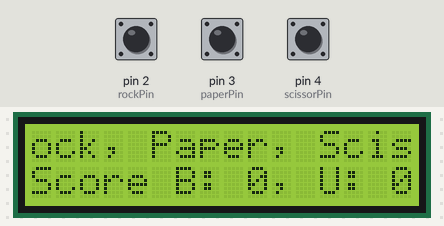
Simulated run of this sketch. Board: Arduino Uno, built with avr-gcc and run on an emulated ATmega328P. Parts: 16×2 character LCD. Inputs (shaded band) come from the test bench; at power-on: pin 2 (rockPin) HIGH, pin 3 (paperPin) HIGH, pin 4 (scissorPin) HIGH. Random numbers use the default seed unless the sketch sets one.

Above: at 1.2 s.
1.3 s: pin 2 (rockPin) pulled LOW for 0.15 s
At 3.5 s:
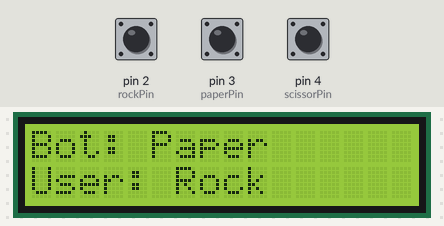
4.4 s: pin 3 (paperPin) pulled LOW for 3.2 s
At 9.0 s:
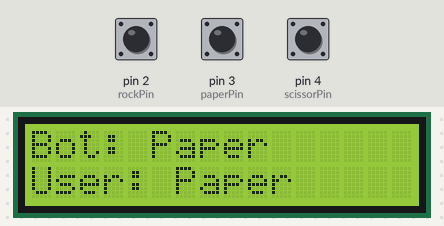
10.6 s: pin 4 (scissorPin) pulled LOW for 0.15 s
At 11.9 s:
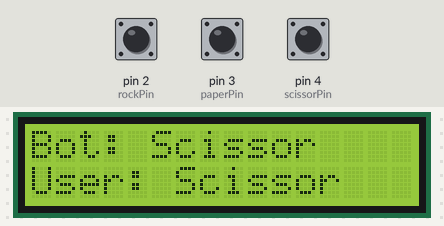
13.7 s: pin 3 (paperPin) pulled LOW for 0.15 s
At 14.8 s:
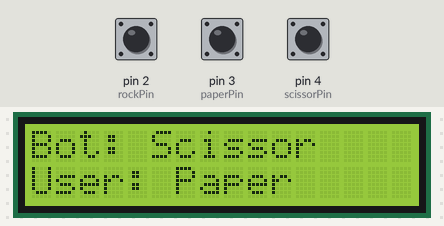
16.8 s: pin 4 (scissorPin) pulled LOW for 3.2 s
At 21.6 s:
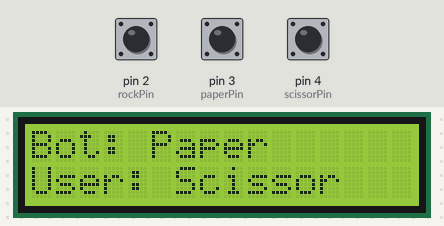
23.0 s: pin 2 (rockPin) pulled LOW for 3.2 s
At 28.1 s:
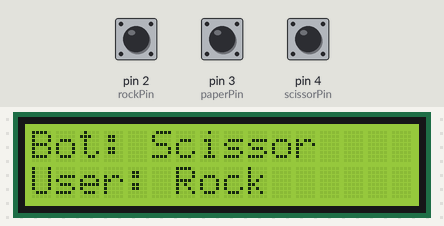
Timing chart, 0 to 29.6 s (numbered marks = the images above; inputs shaded):
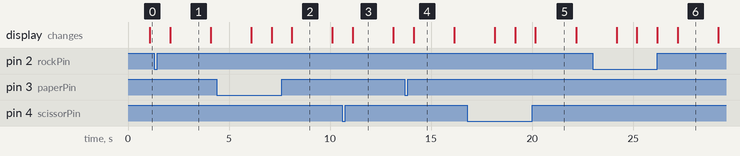

The sketch:

rock-paper-scissors.ino
```cpp
#include <LiquidCrystal.h>
#include "PinChangeInt.h"

const int d4LcdPin = 5;
const int d5LcdPin = 6;
const int d6LcdPin = 7;
const int d7LcdPin = 8;
const int eLcdPin = 9;
const int rsLcdPin = 10;

const int rockPin = 2;
const int paperPin = 3;
const int scissorPin = 4;

const char *rps[] = {"Rock", "Paper", "Scissor"};
const String WELCOME = "Rock, Paper, Scissors! Please press a button... ";
const String SCORE = "Score";
const String BOT = "Bot";
const String USER = "User";
const String WON = "won!";
const String LOST = "lost!";
const String DRAW = "Game draw!";
const int msDelay = 2000;

int buttonState = 0;
int botScore = 0;
int userScore = 0;
boolean botWon = false;
boolean interrupt = false;
int userPick = 0;

LiquidCrystal lcd(rsLcdPin, eLcdPin, d7LcdPin, d6LcdPin, d5LcdPin, d4LcdPin);

void setup()
{
  Serial.begin(9600);
  lcd.begin(16, 2);

  pinMode(rockPin, INPUT_PULLUP);
  pinMode(paperPin, INPUT_PULLUP);
  pinMode(scissorPin, INPUT_PULLUP);
  attachInterrupt(digitalPinToInterrupt(rockPin), userPickRock, CHANGE);
  attachInterrupt(digitalPinToInterrupt(paperPin), userPickPaper, CHANGE);
  attachPinChangeInterrupt(scissorPin, userPickScissor, CHANGE);
}

void loop()
{
  buttonState = digitalRead(rockPin);
  scrollMessage(0, WELCOME, msDelay);
  if(interrupt)
  {
    startGame(userPick);
    interrupt = false;
  }
}

void doInterrupt()
{
  interrupt = true;
}

void userPickRock()
{
  userPick = 0;
  doInterrupt();
}

void userPickPaper()
{
  userPick = 1;
  doInterrupt();
}

void userPickScissor()
{
  userPick = 2;
  doInterrupt();
}

int botPickRandom()
{
  return random(0, sizeof(rps) / sizeof(rps[0]));
}

int startGame(int userPick)
{
  int botPick = botPickRandom();

  String botPickString = BOT;
  botPickString.concat(": ");
  botPickString.concat(rps[botPick]);
  String userPickString = USER;
  userPickString.concat(": ");
  userPickString.concat(rps[userPick]);

  lcd.clear();
  lcd.setCursor(0, 0);
  lcd.print(botPickString);
  lcd.setCursor(0, 1);
  lcd.print(userPickString);

  delay(msDelay);

  calculateWinner(userPick, botPick);
}

void calculateWinner(int userPick, int botPick)
{
  if(userPick == botPick) // Draw
  {
    lcd.clear();
    lcd.setCursor(0, 0);
    lcd.print(DRAW);
  }
  else
  {
    if((userPick == 0 && botPick == 1) // U: Rock, B: Paper
       || (userPick == 1 && botPick == 2) // U: Papere, B: Scissor
       || (userPick == 2 && botPick == 0)) // U: Scissor, B: Rock
    {
      botWon = true;
      botScore++;
    }
    else
    {
      botWon = false;
      userScore++;
    }

    if(userScore > 9)
    {
      userScore = 0;
      botScore = 0;

      lcd.clear();
      lcd.setCursor(4, 0);
      lcd.print("User won");
      lcd.setCursor(4 , 1);
      lcd.print("the game!");
      delay(msDelay * 2);
      return;
    }
    else if(botScore > 9)
    {
      userScore = 0;
      botScore = 0;

      lcd.clear();
      lcd.setCursor(5, 0);
      lcd.print("Bot won");
      lcd.setCursor(4 , 1);
      lcd.print("the game!");
      delay(msDelay * 2);
      return;
    }

    String botResult = LOST;
    if(botWon)
      botResult = WON;
    String userResult = WON;
    if(botWon)
      userResult = LOST;

    String botResultString = BOT;
    botResultString.concat(" ");
    botResultString.concat(botResult);
    String userResultString = USER;
    userResultString.concat(" ");
    userResultString.concat(userResult);

    lcd.clear();
    lcd.setCursor(0, 0);
    lcd.print(botResultString);
    lcd.setCursor(15, 0);
    lcd.print(botScore);
    lcd.setCursor(0, 1);
    lcd.print(userResultString);
    lcd.setCursor(15, 1);
    lcd.print(userScore);

    delay(msDelay);
  }
}

void scrollMessage(int line, String message, int msDelay)
{
  for(int i = 0; i < message.length(); i++)
  {
    if(interrupt)
      return;

    String displaySegment = "";
    for(int j = i; j < i + 16; j++)
    {
      if(j >= message.length())
        displaySegment.concat(message[j - message.length()]);
      else
        displaySegment.concat(message[j]);
    }

    lcd.clear();

    lcd.setCursor(0, 1);
    String s = SCORE;
    s.concat(" ");
    s.concat("B: ");
    s.concat(botScore);
    s.concat(", U: ");
    s.concat(userScore);
    lcd.print(s);

    lcd.setCursor(0, 0);
    lcd.print(displaySegment);
    delay(msDelay / 2);
  }
}
```

Measured:
- what the display in image 1 shows lasts 2.0 s, from 2.1 s to 4.1 s
